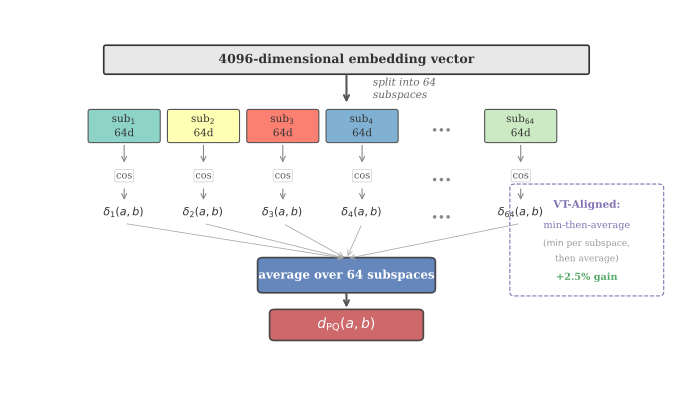

Write Python code to recreate this figure.
#!/usr/bin/env python3
"""Figure 4: PQ-Chamfer Subspace Decomposition 示意图"""

import matplotlib
matplotlib.use('Agg')
import matplotlib.pyplot as plt
import matplotlib.patches as mpatches
from matplotlib.patches import FancyBboxPatch
import numpy as np

plt.rcParams.update({
    'font.family': 'serif',
    'font.size': 9,
    'text.usetex': False,
    'figure.dpi': 300,
})

fig, ax = plt.subplots(figsize=(7.0, 4.0))
ax.set_xlim(0, 14)
ax.set_ylim(0, 9)
ax.axis('off')

# 颜色 -- 用渐变色系表示不同子空间
cmap = plt.cm.Set3
sub_colors = [cmap(i / 8) for i in range(8)]

# --- 顶部：4096d 向量 ---
y_top = 7.8
vec_w = 10.0
vec_h = 0.6
vec_x0 = 2.0

# 大框
rect = FancyBboxPatch((vec_x0, y_top - vec_h/2), vec_w, vec_h,
                       boxstyle="round,pad=0.05",
                       facecolor='#E8E8E8', edgecolor='#333333',
                       linewidth=1.2)
ax.add_patch(rect)
ax.text(vec_x0 + vec_w/2, y_top, '4096-dimensional embedding vector',
        ha='center', va='center', fontsize=9, fontweight='bold',
        color='#333333')

# "split" 标注
ax.annotate('', xy=(7.0, 6.7), xytext=(7.0, 7.5),
            arrowprops=dict(arrowstyle='->', color='#555555', lw=1.5))
ax.text(7.55, 7.1, 'split into 64\nsubspaces', ha='left', va='center',
        fontsize=7.5, color='#666666', style='italic')

# --- 中间行：子空间方块 ---
y_sub = 6.2
num_shown = 6  # 显示6个子空间 + 省略号
sub_w = 1.4
sub_h = 0.7
sub_gap = 0.25
total_w = num_shown * sub_w + (num_shown - 1) * sub_gap + 1.0  # +1 for ellipsis
x_start = (14 - total_w) / 2

sub_labels = ['sub$_1$\n64d', 'sub$_2$\n64d', 'sub$_3$\n64d',
              'sub$_4$\n64d', '...', 'sub$_{64}$\n64d']

sub_x_centers = []
for i, label in enumerate(sub_labels):
    if label == '...':
        x = x_start + i * (sub_w + sub_gap) + sub_w / 2
        ax.text(x, y_sub, '...', ha='center', va='center',
                fontsize=14, fontweight='bold', color='#888888')
        sub_x_centers.append(x)
        continue
    x = x_start + i * (sub_w + sub_gap)
    ci = i if i < 4 else (i + 58)  # 颜色索引
    rect = FancyBboxPatch((x, y_sub - sub_h/2), sub_w, sub_h,
                           boxstyle="round,pad=0.05",
                           facecolor=sub_colors[ci % len(sub_colors)],
                           edgecolor='#555555', linewidth=0.8)
    ax.add_patch(rect)
    ax.text(x + sub_w/2, y_sub, label, ha='center', va='center',
            fontsize=7.5, color='#333333')
    sub_x_centers.append(x + sub_w / 2)

# --- 子空间 cosine 距离 ---
y_cos = 5.0
for i, xc in enumerate(sub_x_centers):
    if sub_labels[i] == '...':
        ax.text(xc, y_cos, '...', ha='center', va='center',
                fontsize=14, fontweight='bold', color='#888888')
        continue
    # 箭头
    ax.annotate('', xy=(xc, y_cos + 0.25), xytext=(xc, y_sub - sub_h/2 - 0.05),
                arrowprops=dict(arrowstyle='->', color='#888888', lw=0.8))
    # cos 标签
    ax.text(xc, y_cos, 'cos', ha='center', va='center',
            fontsize=7, color='#555555',
            bbox=dict(boxstyle='round,pad=0.15', facecolor='white',
                      edgecolor='#cccccc', linewidth=0.5))

# --- delta 值行 ---
y_delta = 4.1
delta_labels = [r'$\delta_1(a,b)$', r'$\delta_2(a,b)$', r'$\delta_3(a,b)$',
                r'$\delta_4(a,b)$', '...', r'$\delta_{64}(a,b)$']
for i, xc in enumerate(sub_x_centers):
    if delta_labels[i] == '...':
        ax.text(xc, y_delta, '...', ha='center', va='center',
                fontsize=14, fontweight='bold', color='#888888')
        continue
    ax.annotate('', xy=(xc, y_delta + 0.25), xytext=(xc, y_cos - 0.25),
                arrowprops=dict(arrowstyle='->', color='#888888', lw=0.8))
    ax.text(xc, y_delta, delta_labels[i], ha='center', va='center',
            fontsize=8, color='#333333')

# --- 汇聚箭头到 average ---
y_avg = 2.6
avg_x = 7.0

# 从每个 delta 画汇聚线
for i, xc in enumerate(sub_x_centers):
    if delta_labels[i] == '...':
        continue
    ax.annotate('', xy=(avg_x, y_avg + 0.4),
                xytext=(xc, y_delta - 0.25),
                arrowprops=dict(arrowstyle='->', color='#aaaaaa', lw=0.6,
                                connectionstyle='arc3,rad=0'))

# Average 框
avg_w = 3.5
avg_h = 0.65
rect = FancyBboxPatch((avg_x - avg_w/2, y_avg - avg_h/2), avg_w, avg_h,
                       boxstyle="round,pad=0.1",
                       facecolor='#4C72B0', edgecolor='#333333',
                       linewidth=1.2, alpha=0.85)
ax.add_patch(rect)
ax.text(avg_x, y_avg, 'average over 64 subspaces',
        ha='center', va='center', fontsize=8.5,
        fontweight='bold', color='white')

# --- 最终结果 ---
y_result = 1.4
ax.annotate('', xy=(avg_x, y_result + 0.35), xytext=(avg_x, y_avg - avg_h/2 - 0.05),
            arrowprops=dict(arrowstyle='->', color='#555555', lw=1.5))

result_w = 3.0
result_h = 0.55
rect = FancyBboxPatch((avg_x - result_w/2, y_result - result_h/2),
                       result_w, result_h,
                       boxstyle="round,pad=0.1",
                       facecolor='#C44E52', edgecolor='#333333',
                       linewidth=1.2, alpha=0.85)
ax.add_patch(rect)
ax.text(avg_x, y_result, r'$d_{\mathrm{PQ}}(a, b)$',
        ha='center', va='center', fontsize=10,
        fontweight='bold', color='white')

# --- 右侧注释：VT-Aligned 变体 ---
note_x = 12.0
note_y = 3.5
ax.text(note_x, note_y + 0.8, 'VT-Aligned:', ha='center', va='center',
        fontsize=7.5, fontweight='bold', color='#8172B2')
ax.text(note_x, note_y + 0.3, r'min-then-average', ha='center', va='center',
        fontsize=7, color='#8172B2')
ax.text(note_x, note_y - 0.15, r'($\min$ per subspace,', ha='center', va='center',
        fontsize=6.5, color='#999999')
ax.text(note_x, note_y - 0.5, r'then average)', ha='center', va='center',
        fontsize=6.5, color='#999999')
ax.text(note_x, note_y - 0.95, '+2.5% gain', ha='center', va='center',
        fontsize=7, fontweight='bold', color='#55A868')

# 虚线框
rect_note = FancyBboxPatch((note_x - 1.5, note_y - 1.3), 3.0, 2.5,
                            boxstyle="round,pad=0.1",
                            facecolor='none', edgecolor='#8172B2',
                            linewidth=0.8, linestyle='--')
ax.add_patch(rect_note)

plt.tight_layout()
fig.savefig('/home/amd/HEZIMENG/legal-assistant/word/arxiv/figures/fig4_pq_decomp.pdf',
            bbox_inches='tight', dpi=300)
plt.close()
print('Figure 4 saved.')
